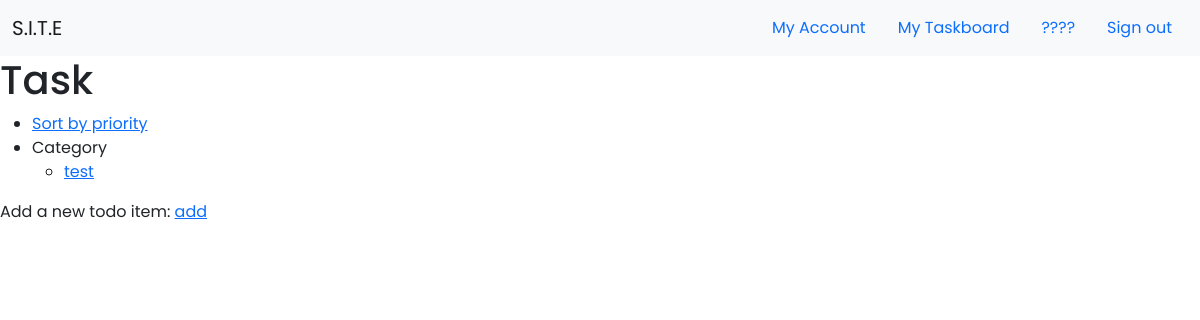
Before: /taskboard (signed in) with the older database file.
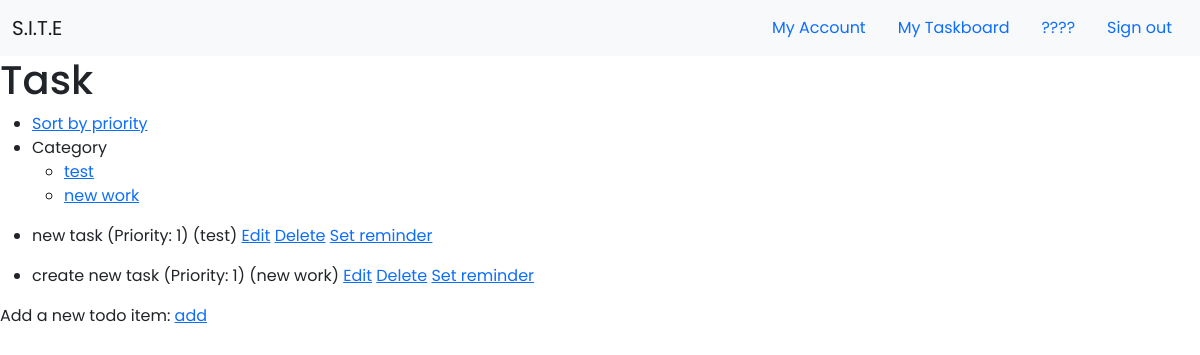
After: the same page with the newer database file.
### app/models.py (models this page shows, shortened)
class Category(db.Model):
    id = db.Column(db.Integer, primary_key=True)
    category = db.Column(db.String(30), unique=True, nullable=False)
    user_id = db.Column(db.Integer, db.ForeignKey('user.id'))

class Task(db.Model):
    id = db.Column(db.Integer, primary_key=True)
    content = db.Column(db.String, unique=False, nullable=False)
    complete = db.Column(db.Boolean, default=False)
    priority = db.Column(db.Integer, nullable=False)
    category_id = db.Column(db.Integer, db.ForeignKey('category.id'), nullable=False)
    category = db.relationship('Category', backref=db.backref('categories', lazy=True))
    user_id = db.Column(db.Integer, db.ForeignKey('user.id'))

### app/routes.py (the view)
@app.route('/taskboard',methods=['GET', 'POST'])
def taskboard():
    user = User.query.filter_by(username=current_user.username).first()
    tasks = Task.query.filter_by(user_id=user.id).all()
    categories = Category.query.filter_by(user_id=user.id).all()
    return render_template('taskboard.html', tasks=tasks, categories=categories)

### app/models.py (called while the page is built)
@login.user_loader
def load_user(id):
    return User.query.get(int(id))

### app/templates/taskboard.html
{% extends "base.html" %}
{% block content %}
<link rel="stylesheet" type="text/css" href="{{ url_for('static', filename='css/taskboard.css') }}">
    {% if current_user.is_authenticated %}
            <div>
                <h1>Task</h1>
                <nav>
                    <ul>
                        <li><a href="/priority">Sort by priority</a></li>
                        <li>Category
                            <ul>
                                {% for category in categories %}
                                <li><a href="/category/{{category.id}}">{{category.category}}</a></li>
                                {% endfor %}
                        </li>
                    </ul>
                </nav>
                {% for task in tasks %}
                <ul>
                <li>
                    {{ task.content }} (Priority: {{task.priority}}) ({{task.category.category}}) <a href= "/edittask/{{task.id}}">Edit</a>  <a href= "/delete/{{task.id}}"> Delete</a>  <a href= "/reminder/{{task.id}}">Set reminder</a>
                </li>
                </ul>
                {% endfor %}
                <div>Add a new todo item:
                <a href="/addtask"> add</a>
                </div>
            </div>
    {% endif %}
{% endblock %}

### app/templates/base.html (shortened to what this page needs)
<!doctype html>
<html lang="en">
    <head>
        <link href="https://cdn.jsdelivr.net/npm/bootstrap@5.0.0-beta3/dist/css/bootstrap.min.css" rel="stylesheet">
        <link rel="stylesheet" type="text/css" href="{{ url_for('static', filename='css/style.css') }}">
    </head>
    <body>
        <nav class="navbar navbar-expand-lg navbar-light bg-light">
            <div class="container-fluid">
              <a class="navbar-brand" href="#">S.I.T.E</a>
              <ul class="nav justify-content-end">
                <li class="nav-item">
                  {% if current_user.is_authenticated %}
                  <a class="nav-link active" aria-current="page" href="/profile">My Account</a>
                  {% endif %}
                </li>
                <li class="nav-item">
                  {% if current_user.is_authenticated %}
                  <a class="nav-link" href="/taskboard">My Taskboard</a>
                  {% endif %}
                </li>
                <li class="nav-item">
                  {% if current_user.is_authenticated %}
                  <a class="nav-link" href="#">????</a>
                  {% endif %}
                </li>
                <li class="nav-item">
                  {% if current_user.is_authenticated %}
                  <a class="nav-link" href="/logout">Sign out</a>
                  {% endif %}
                </li>
              </ul>
              </div>
          </nav>
        {% block content %}{% endblock %}
    </body>
</html>

### app/static/css/style.css (style rules this page uses)
* { font-family: 'Poppins', sans-serif; margin: 0; padding: 0; }

Changed rows visible on the page:
added Category: category "new work"
added Task: content "new task", priority "1", category.category "test"
added Task: content "create new task", priority "1", category.category "new work"
